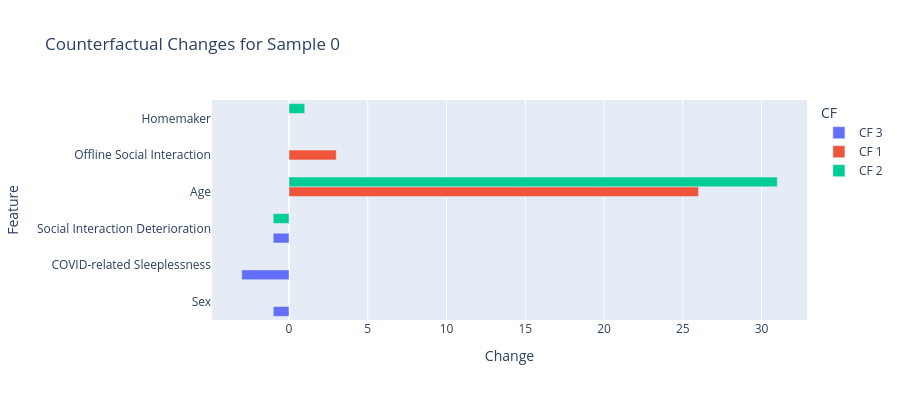

Notebook source saved alongside this figure:
### Code cell
# Save single-sample CF plot
fig, ax = plt.subplots(figsize=(12, 6))
if cf_df is not None and len(cf_df) > 0:
    changes_data = []
    for feat in features_UCLA:
        orig_val = original[feat]
        for cf_idx, (_, cf_row) in enumerate(cf_df.iterrows()):
            cf_val = cf_row[feat]
            if abs(cf_val - orig_val) > 0.01:
                changes_data.append({
                    "Feature": get_display_name(feat),
                    "CF": f"CF {cf_idx+1}",
                    "Change": cf_val - orig_val
                })
    if changes_data:
        changes_plot_df = pd.DataFrame(changes_data)
        fig = px.bar(changes_plot_df, x="Change", y="Feature", color="CF",
                     orientation="h", barmode="group",
                     title=f"Counterfactual Changes for Sample {sample_idx}")
        fig.update_layout(height=max(400, len(changes_plot_df["Feature"].unique()) * 30))
        fig.write_image(f"plots/counterfactuals/cf_sample_{sample_idx}.png", scale=2)
        fig.show()
        print(f"Saved: plots/counterfactuals/cf_sample_{sample_idx}.png")

### Figure 1 — Plotly figure (JSON) as saved in the notebook; plotly's stock layout.template omitted (floating-point values rounded to 4 significant figures)
{"data": [{"alignmentgroup": "True", "hovertemplate": "CF=CF 3<br>Change=%{x}<br>Feature=%{y}<extra></extra>", "legendgroup": "CF 3", "marker": {"color": "#636efa", "pattern": {"shape": ""}}, "name": "CF 3", "offsetgroup": "CF 3", "orientation": "h", "showlegend": true, "textposition": "auto", "x": [-1, -3, -1], "xaxis": "x", "y": ["Sex", "COVID-related Sleeplessness", "Social Interaction Deterioration"], "yaxis": "y", "type": "bar"}, {"alignmentgroup": "True", "hovertemplate": "CF=CF 1<br>Change=%{x}<br>Feature=%{y}<extra></extra>", "legendgroup": "CF 1", "marker": {"color": "#EF553B", "pattern": {"shape": ""}}, "name": "CF 1", "offsetgroup": "CF 1", "orientation": "h", "showlegend": true, "textposition": "auto", "x": [26, 3], "xaxis": "x", "y": ["Age", "Offline Social Interaction"], "yaxis": "y", "type": "bar"}, {"alignmentgroup": "True", "hovertemplate": "CF=CF 2<br>Change=%{x}<br>Feature=%{y}<extra></extra>", "legendgroup": "CF 2", "marker": {"color": "#00cc96", "pattern": {"shape": ""}}, "name": "CF 2", "offsetgroup": "CF 2", "orientation": "h", "showlegend": true, "textposition": "auto", "x": [31, 1, -1], "xaxis": "x", "y": ["Age", "Homemaker", "Social Interaction Deterioration"], "yaxis": "y", "type": "bar"}], "layout": {"xaxis": {"anchor": "y", "domain": [0.0, 1.0], "title": {"text": "Change"}}, "yaxis": {"anchor": "x", "domain": [0.0, 1.0], "title": {"text": "Feature"}}, "legend": {"title": {"text": "CF"}, "tracegroupgap": 0}, "title": {"text": "Counterfactual Changes for Sample 0"}, "barmode": "group", "height": 400}}
